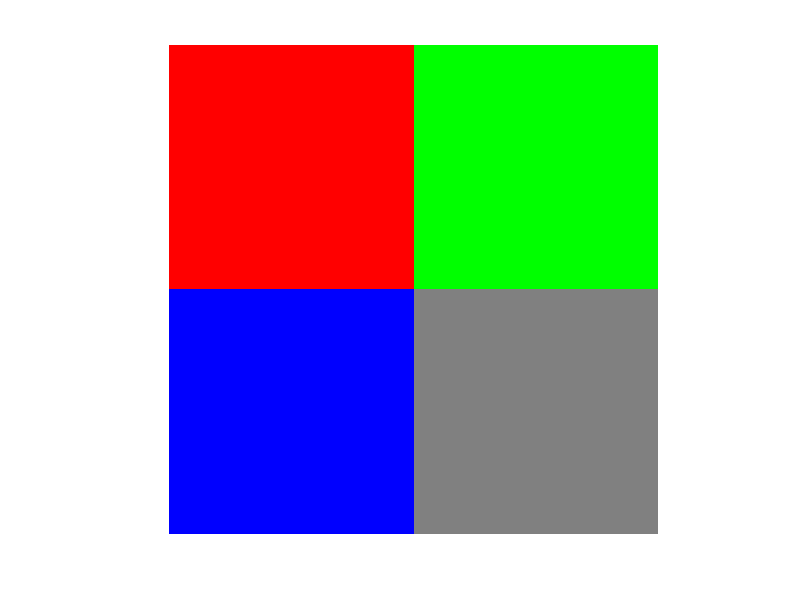

MATLAB code for this plot: (Note: this script raises an error after producing the figure.)
% Example:
%
% Visualization of color images using a color palette. 
%
% Computer Vision Course
% (c) Domingo Mery (2014) - http://dmery.ing.puc.cl

% We want to generate an image with the following 4 squares of 100x100
% pixels:
%
%
% +---------+---------+
% |         |         |
% |  Red    |  Green  |
% |         |         |
% +---------+---------+
% |         |         |
% |  Blue   |  Gray   |
% |         |         |
% +---------+---------+
%
close all
echo on

% Solution 1: we use a 3D matrix with RGB channels:
J = zeros(200,200,3,'uint8');
J(1:100,1:100,1)     = 255;
J(1:100,101:200,2)   = 255;
J(101:200,1:100,3)   = 255;
J(101:200,101:200,:) = 128;
figure(1)
imshow(J) % J has 3 dimensions
enterpause

% Solution 2: we use a color palette (variable 'map')
A = ones(100,100);
B = 2*A;
C = 3*A;
D = 4*A;
I = [A B;C D];
map = [1 0 0; 0 1 0; 0 0 1; 0.5 0.5 0.5];
imshow(I,map) % I has 2 dimensions
echo off

% Tip: If you want to convert 2D I with map into a 3D color image (without
% map) you can use the command K = ind2rgb(I,map). 
% In this example the K is equal to J.

